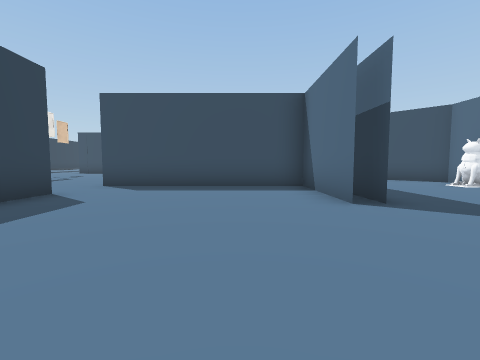
[1] (above)

24 first-person views from a walk through a Unity game level. The camera is 1.2 m above the floor, tilts 4° down and sees 90° across. The floor is counted in squares, 2 m on a side. Each view is taken from the middle of a square. On the plan, view 1 faces up. The plan holds only what a view shows up to about 9 squares ahead; the rest is blank. The place goes on beyond the plan. The player character is not drawn. Some surface patterns are stand-ins.

[2]
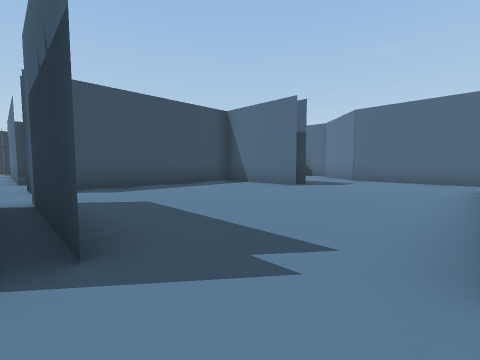

[3]
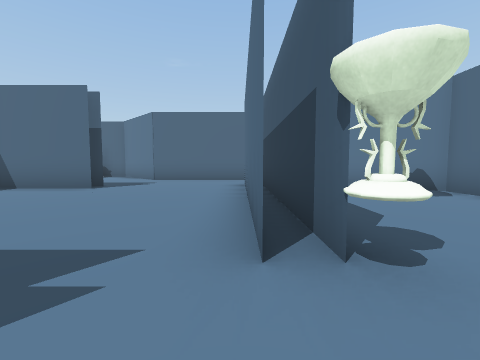

[4]
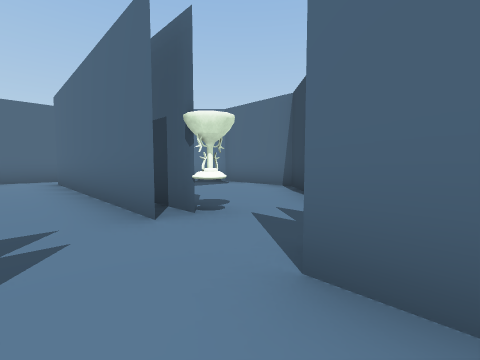

[5]
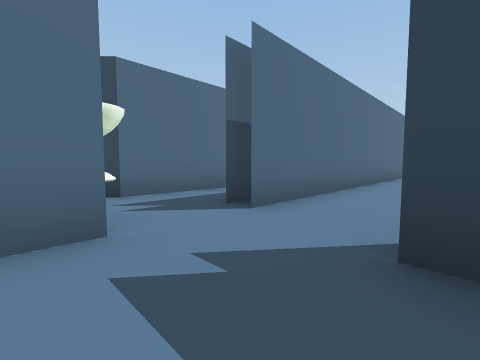

[6]
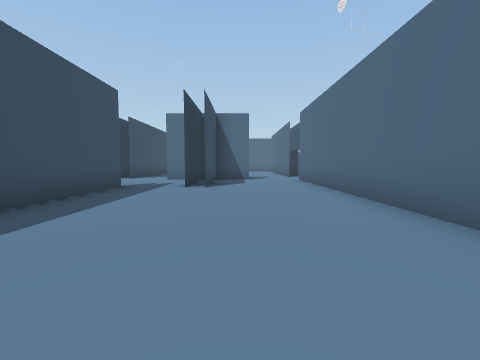

[7]
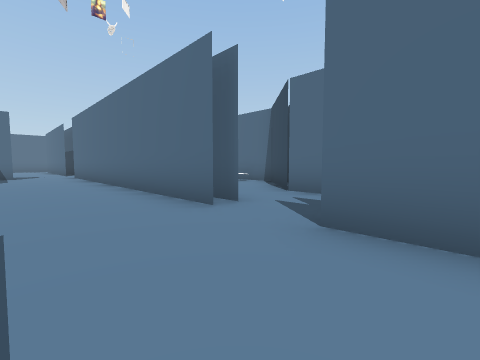

[8]
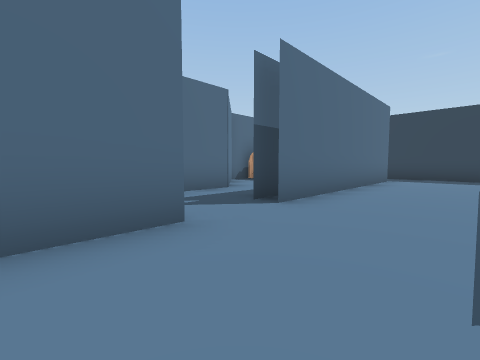

[9]
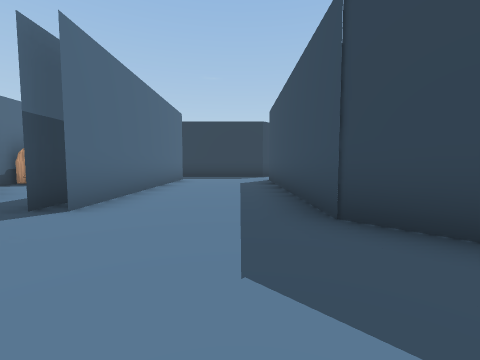

[10]
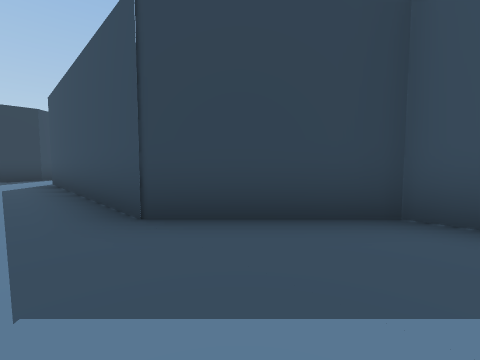

[11]
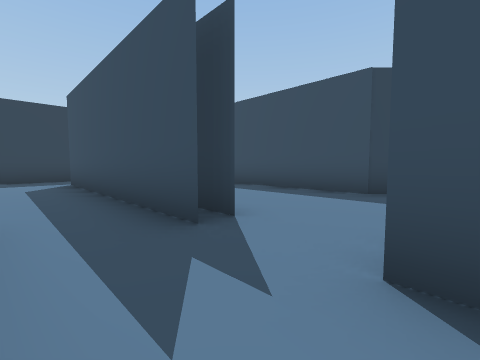

[12]
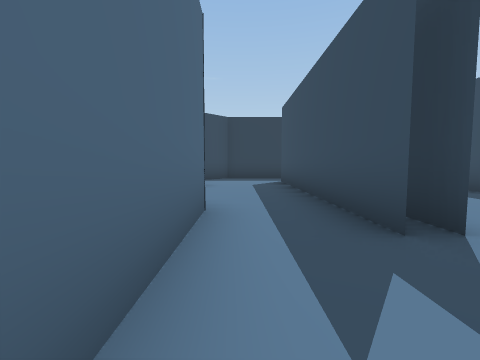

[13]
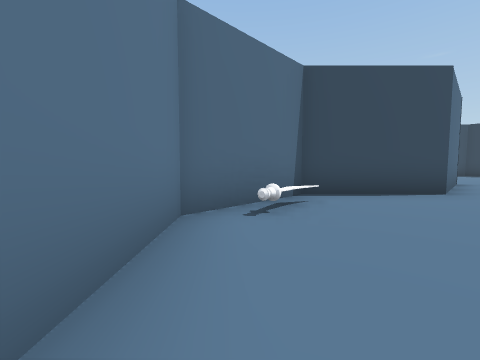

[14]
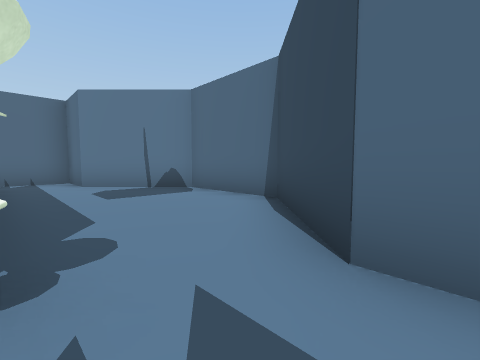

[15]
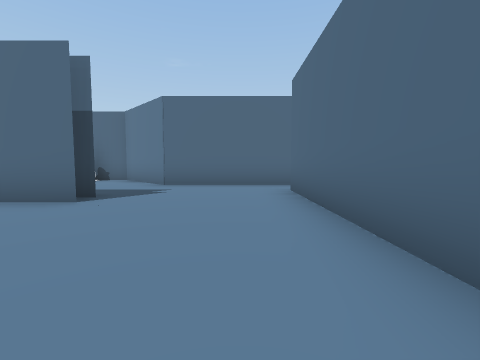

[16]
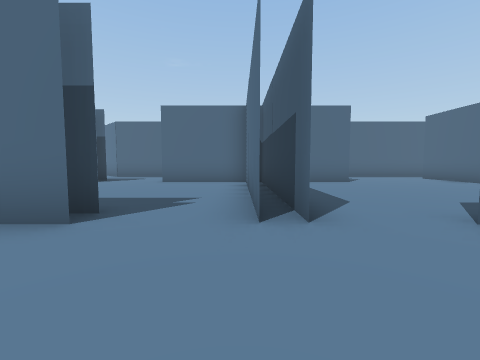

[17]
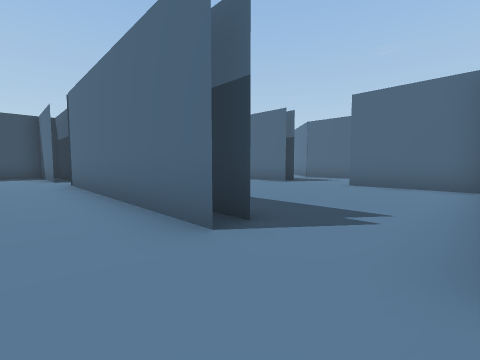

[18]
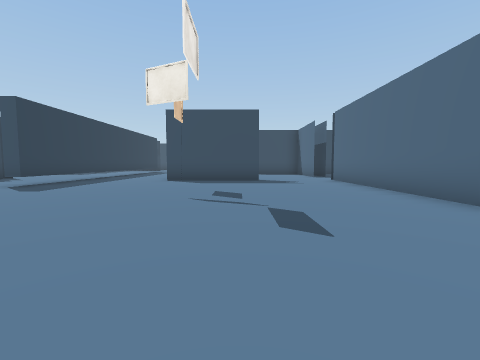

[19]
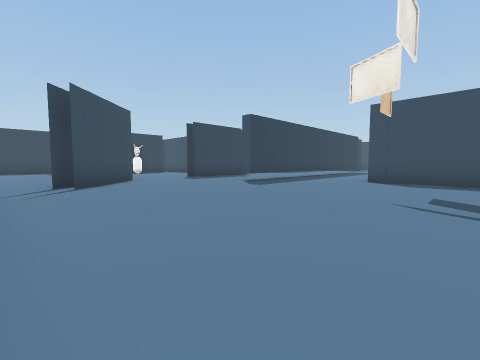

[20]
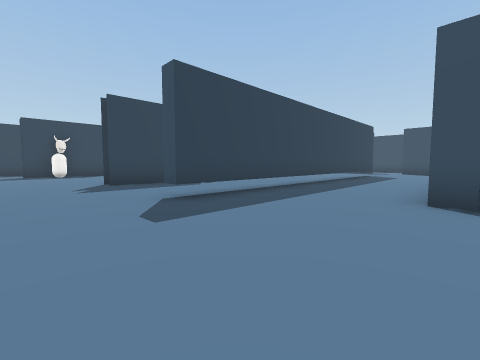

[21]
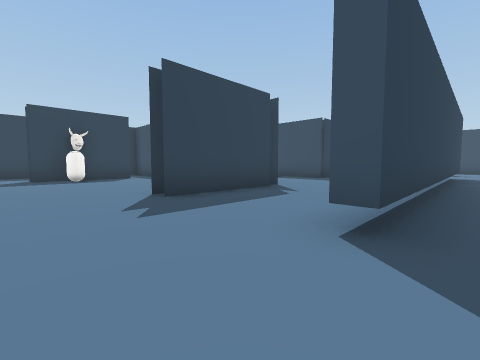

[22]
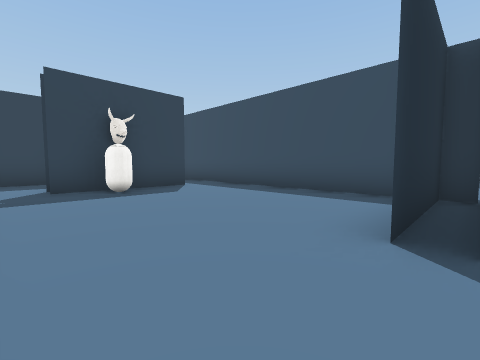

[23]
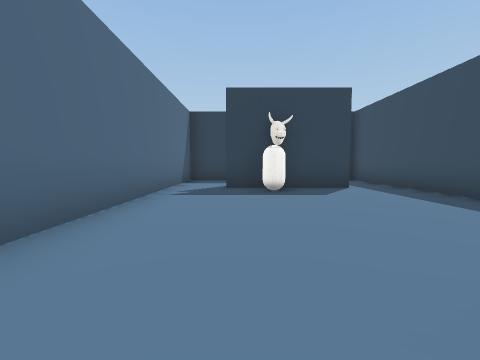

[24]
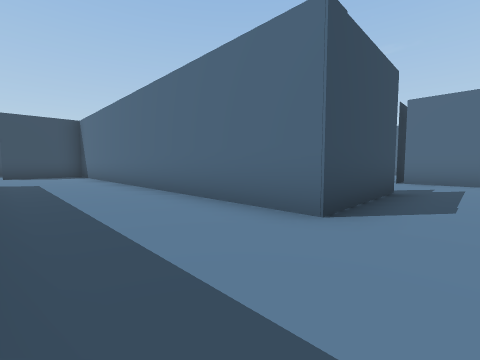

### Floor plan
Ten units are one square. View 1 is at (0, 0); x grows to the right and y downward. Boxes are objects, and circles mark ways between rooms. Rooms are numbered by the first view taken in them; rooms with no view inside come last. Other rooms are left out.
<svg viewBox="-234 -237 304 287">
<path fill="none" stroke="#000" d="M17 -35 17 -60M22 -35 22 -46M-26 1 34 1M-26 6 26 6M-37 -21 -37 -16M-37 -47 -37 -36M17 -63 -36 -63M46 4 46 -31 65 -50M-50 6 -43 6M-54 1 -42 1M-134 1 -54 1M-134 6 -126 6M-119 -50 -126 -50 -146 -30 -206 -30M-158 6 -149 6M-69 -50 -101 -50M-210 1 -149 1M-43 -29 -71 -29M-42 -16 -42 -30M-43 -34 -71 -34M-37 -16 -37 -30M-229 -34 -225 -30 -225 5M-129 6 -134 6M-149 6 -166 6M-161 24 -130 24 -111 44 -84 44 -69 29M-60 24 -35 24 -15 44 11 44 31 24 46 24 46 4M-95 -141 -95 -232M-63 -142 -90 -142M-157 -93 -136 -72M-159 -150 -225 -150M-145 -74 -139 -68M-159 -151 -159 -120M-164 -150 -164 -120M-37 -86 -37 -146M-38 -162 -38 -181M-32 -86 -32 -94M-26 -147 -38 -147M-33 -166 -33 -181M-45 -191 -50 -191M-125 -221 -125 -120 -130 -120M-218 -137 -218 -106M-42 -30 -42 -47M-37 -30 -37 -47M-225 -92 -176 -92"/>
<rect x="-95" y="35" width="10" height="10" fill="#bbb"><title>sword</title></rect>
<rect x="-35" y="5" width="10" height="10" fill="#bbb"><title>other object</title></rect>
<rect x="-215" y="-125" width="10" height="10" fill="#bbb"><title>capsule</title></rect>
<rect x="-95" y="-155" width="10" height="10" fill="#bbb"><title>other object</title></rect>
<circle cx="-55" cy="-5" r="3" fill="#2a7"/>
<circle cx="-35" cy="10" r="3" fill="#2a7"/>
<circle cx="40" cy="10" r="3" fill="#2a7"/>
<circle cx="-30" cy="-50" r="3" fill="#2a7"/>
<circle cx="-140" cy="10" r="3" fill="#2a7"/>
<circle cx="-70" cy="-40" r="3" fill="#2a7"/>
<circle cx="-70" cy="20" r="3" fill="#2a7"/>
<text x="0" y="-20">1</text>
<text x="-130" y="-20">2</text>
<text x="-110" y="30">3</text>
<text x="-10" y="20">4</text>
<text x="-110" y="-120">5</text>
</svg>
Room 1 opens to room 2. Room 1 opens to room 4. Room 1 opens to room 5. Room 2 opens to room 3. Room 2 opens to room 5. Room 3 opens to room 4.

Where each view was taken, in squares from view 1:
view 1: 0 up, 0 right, facing up
view 2: 0 up, 4 left, facing up-right
view 3: 0 up, 4 left, facing right
view 4: 1 up, 5 left, facing down-right
view 5: 2 up, 2 left, facing down-left
view 6: 2 up, 13 left, facing right
view 7: 2 up, 16 left, facing down-right
view 8: 2 up, 12 left, facing down-left
view 9: 2 up, 12 left, facing left
view 10: 2 up, 12 left, facing up-left
view 11: 2 down, 13 left, facing up-left
view 12: 2 down, 13 left, facing left
view 13: 2 down, 7 left, facing down-left
view 14: 1 down, 4 left, facing down-right
view 15: 1 up, 2 left, facing right
view 16: 7 up, 6 left, facing right
view 17: 7 up, 5 left, facing up-right
view 18: 6 up, 7 left, facing up
view 19: 6 up, 7 left, facing up-left
view 20: 10 up, 9 left, facing up-left
view 21: 10 up, 12 left, facing up-left
view 22: 10 up, 16 left, facing up-left
view 23: 11 up, 16 left, facing left
view 24: 13 up, 12 left, facing up-right
